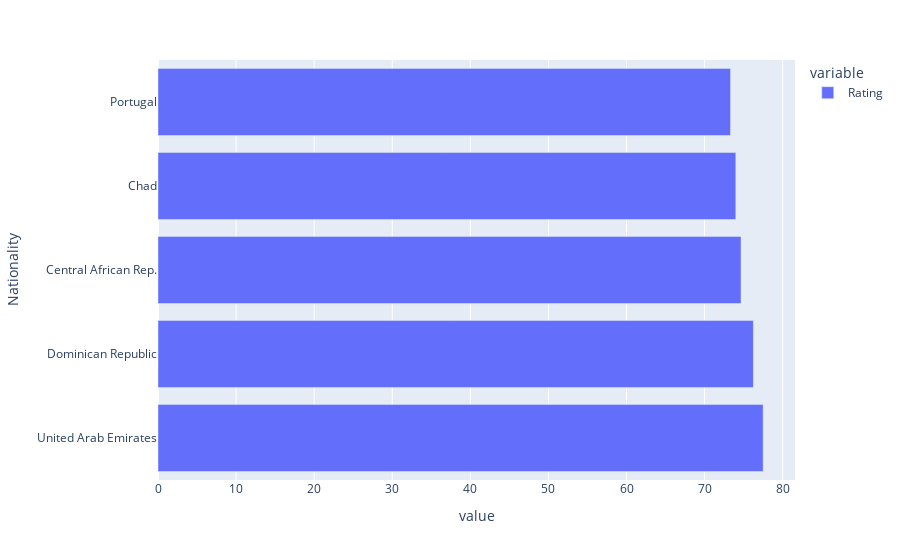

Source (notebook cell):
### Code cell
import plotly.express as px
fig = px.bar(data_grouped_top_5 ,orientation='h')
fig.show()

### Figure 1 — Plotly figure (JSON) as saved in the notebook; plotly's stock layout.template omitted (floating-point values rounded to 4 significant figures)
{"data": [{"alignmentgroup": "True", "hovertemplate": "variable=Rating<br>value=%{x}<br>Nationality=%{y}<extra></extra>", "legendgroup": "Rating", "marker": {"color": "#636efa"}, "name": "Rating", "offsetgroup": "Rating", "orientation": "h", "showlegend": true, "textposition": "auto", "type": "bar", "x": [77.5, 76.25, 74.67, 74, 73.32], "xaxis": "x", "y": ["United Arab Emirates", "Dominican Republic", "Central African Rep.", "Chad", "Portugal"], "yaxis": "y"}], "layout": {"barmode": "relative", "legend": {"title": {"text": "variable"}, "tracegroupgap": 0}, "margin": {"t": 60}, "xaxis": {"anchor": "y", "domain": [0, 1], "title": {"text": "value"}}, "yaxis": {"anchor": "x", "domain": [0, 1], "title": {"text": "Nationality"}}}}
